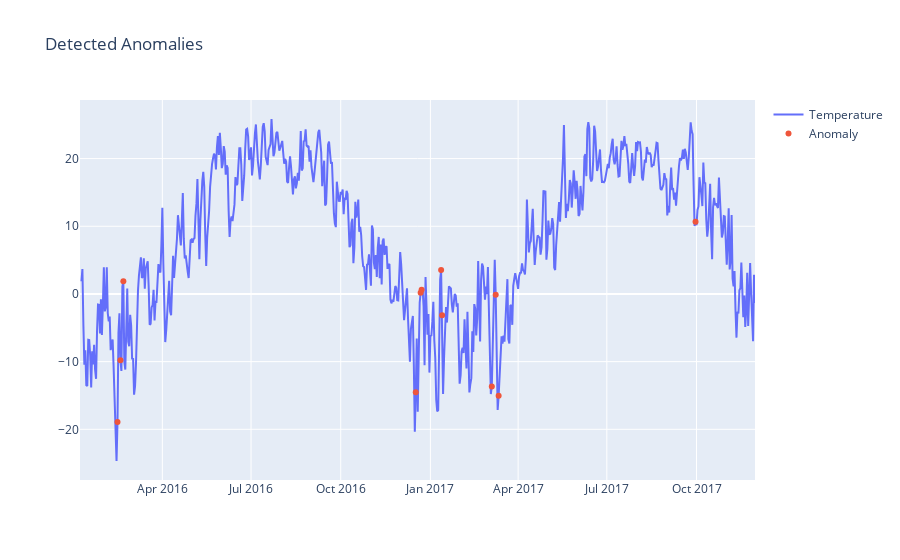

The cell this chart's notebook holds for it:
### Code cell
fig = go.Figure()
fig.add_trace(go.Scatter(x=test_score_df['Date'], y=sc.inverse_transform(test_score_df['Temperature']) - 273.15, name = 'Temperature'))
fig.add_trace(go.Scatter(x = anomalies['Date'], y=sc.inverse_transform(anomalies['Temperature']) - 273.15, name = 'Anomaly', mode = 'markers'))
fig.update_layout(showlegend=True, title='Detected Anomalies')
fig.show()

### Figure 1 — Plotly figure (JSON) as saved in the notebook; plotly's stock layout.template omitted (floating-point values rounded to 4 significant figures; data arrays with more than 128 entries replaced by an {"elided": "..."} marker saying what was removed)
{"data": [{"name": "Temperature", "type": "scatter", "x": {"elided": "692 str values"}, "y": {"elided": "692 float values"}}, {"mode": "markers", "name": "Anomaly", "type": "scatter", "x": ["2016-02-15T00:00:00", "2016-02-18T00:00:00", "2016-02-21T00:00:00", "2016-12-17T00:00:00", "2016-12-22T00:00:00", "2016-12-23T00:00:00", "2017-01-12T00:00:00", "2017-01-13T00:00:00", "2017-03-05T00:00:00", "2017-03-09T00:00:00", "2017-03-12T00:00:00", "2017-09-30T00:00:00"], "y": [-18.93, -9.808, 1.881, -14.53, 0.1662, 0.6208, 3.528, -3.151, -13.69, -0.1183, -15.06, 10.68]}], "layout": {"showlegend": true, "title": {"text": "Detected Anomalies"}}}
